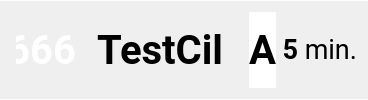
                            <widget class="QFrame" name="frame_odjezd2_2">
                             <property name="styleSheet">
                              <string notr="true">
QFrame {
    border: none;
    border-bottom: 1px solid white;
 	border-top: 1px solid white;
}

QLabel {
    border: none;
}

</string>
                             </property>
                             <property name="frameShape">
                              <enum>QFrame::Shape::StyledPanel</enum>
                             </property>
                             <property name="frameShadow">
                              <enum>QFrame::Shadow::Raised</enum>
                             </property>
                             <layout class="QHBoxLayout" name="horizontalLayout_51" stretch="19,100,10,40">
                              <item>
                               <widget class="QLabel" name="label_prestup2_linka_2">
                                <property name="sizePolicy">
                                 <sizepolicy hsizetype="Maximum" vsizetype="Expanding">
                                  <horstretch>0</horstretch>
                                  <verstretch>0</verstretch>
                                 </sizepolicy>
                                </property>
                                <property name="minimumSize">
                                 <size>
                                  <width>80</width>
                                  <height>20</height>
                                 </size>
                                </property>
                                <property name="maximumSize">
                                 <size>
                                  <width>200</width>
                                  <height>200</height>
                                 </size>
                                </property>
                                <property name="font">
                                 <font>
                                  <family>roboto</family>
                                  <pointsize>30</pointsize>
                                  <bold>true</bold>
                                 </font>
                                </property>
                                <property name="styleSheet">
                                 <string notr="true"> color:rgb(255,255,255); border-radius:6px;padding: 5px; font-weight: bold;</string>
                                </property>
                                <property name="text">
                                 <string>666</string>
                                </property>
                                <property name="alignment">
                                 <set>Qt::AlignmentFlag::AlignRight|Qt::AlignmentFlag::AlignTrailing|Qt::AlignmentFlag::AlignVCenter</set>
                                </property>
                               </widget>
                              </item>
                              <item>
                               <widget class="QLabel" name="label_prestup2_cil_2">
                                <property name="font">
                                 <font>
                                  <family>roboto</family>
                                  <pointsize>30</pointsize>
                                  <bold>true</bold>
                                 </font>
                                </property>
                                <property name="text">
                                 <string>TestCil</string>
                                </property>
                               </widget>
                              </item>
                              <item>
                               <widget class="QLabel" name="label_prestup2_nastupiste_2">
                                <property name="sizePolicy">
                                 <sizepolicy hsizetype="Preferred" vsizetype="Preferred">
                                  <horstretch>0</horstretch>
                                  <verstretch>0</verstretch>
                                 </sizepolicy>
                                </property>
                                <property name="font">
                                 <font>
                                  <family>roboto</family>
                                  <pointsize>30</pointsize>
                                  <bold>true</bold>
                                 </font>
                                </property>
                                <property name="styleSheet">
                                 <string notr="true">color: #000000;
background-color: #ffffff;
border-radius: 30px;</string>
                                </property>
                                <property name="text">
                                 <string>A</string>
                                </property>
                                <property name="alignment">
                                 <set>Qt::AlignmentFlag::AlignCenter</set>
                                </property>
                               </widget>
                              </item>
                              <item>
                               <widget class="QLabel" name="label_prestup2_odjezd_2">
                                <property name="sizePolicy">
                                 <sizepolicy hsizetype="Preferred" vsizetype="Preferred">
                                  <horstretch>0</horstretch>
                                  <verstretch>0</verstretch>
                                 </sizepolicy>
                                </property>
                                <property name="font">
                                 <font>
                                  <family>roboto</family>
                                  <pointsize>20</pointsize>
                                 </font>
                                </property>
                                <property name="text">
                                 <string> &lt;b&gt;5&lt;/b&gt; min.</string>
                                </property>
                                <property name="alignment">
                                 <set>Qt::AlignmentFlag::AlignRight|Qt::AlignmentFlag::AlignTrailing|Qt::AlignmentFlag::AlignVCenter</set>
                                </property>
                               </widget>
                              </item>
                             </layout>
                            </widget>
